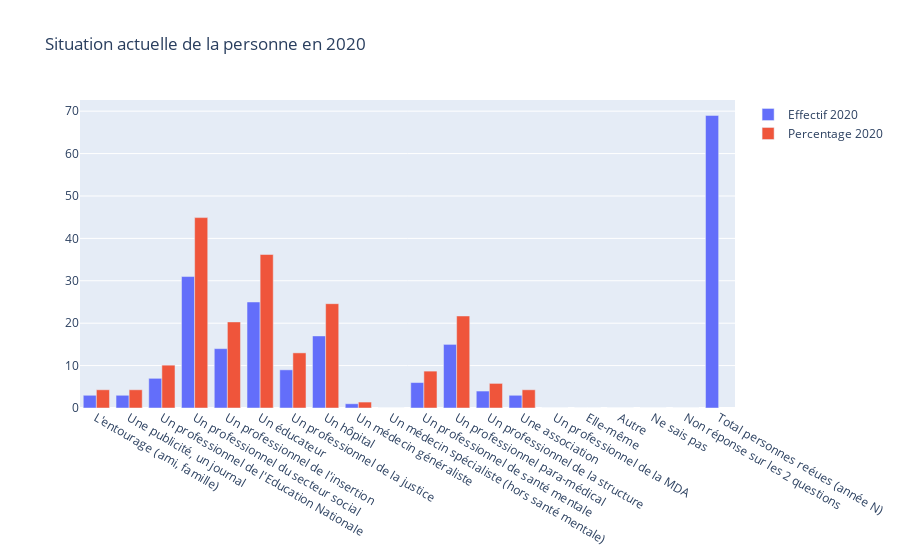

Notebook source saved alongside this figure:
### Code cell
'Situation actuelle de la personne en 2020'

### Figure 1 — Plotly figure (JSON) as saved in the notebook; plotly's stock layout.template omitted (floating-point values rounded to 4 significant figures)
{"data": [{"name": "Effectif 2020", "type": "bar", "x": ["L'entourage (ami, famille)", "Une publicité, un journal", "Un professionnel de l'Education Nationale", "Un professionnel du secteur social", "Un professionnel de l'insertion", "Un éducateur", "Un professionnel de la justice", "Un hôpital", "Un médecin généraliste", "Un médecin spécialiste (hors santé mentale)", "Un professionnel de santé mentale", "Un professionnel para-médical", "Un professionnel de la structure", "Une association", "Un professionnel de la MDA", "Elle-même", "Autre", "Ne sais pas", "Non réponse sur les 2 questions", "Total personnes reéues (année N)"], "y": [3, 3, 7, 31, 14, 25, 9, 17, 1, 0, 6, 15, 4, 3, 0, 0, 0, 0, 0, 69]}, {"name": "Percentage 2020", "type": "bar", "x": ["L'entourage (ami, famille)", "Une publicité, un journal", "Un professionnel de l'Education Nationale", "Un professionnel du secteur social", "Un professionnel de l'insertion", "Un éducateur", "Un professionnel de la justice", "Un hôpital", "Un médecin généraliste", "Un médecin spécialiste (hors santé mentale)", "Un professionnel de santé mentale", "Un professionnel para-médical", "Un professionnel de la structure", "Une association", "Un professionnel de la MDA", "Elle-même", "Autre", "Ne sais pas", "Non réponse sur les 2 questions", "Total personnes reéues (année N)"], "y": ["4.3%", "4.3%", "10.1%", "44.9%", "20.3%", "36.2%", "13.0%", "24.6%", "1.4%", "0,0%", "8.7%", "21.7%", "5.8%", "4.3%", "0,0%", "0,0%", "0,0%", "0,0%", "0,0%", "Non réponse Q3:"]}], "layout": {"barmode": "group", "title": {"text": "Situation actuelle de la personne en 2020"}}}
